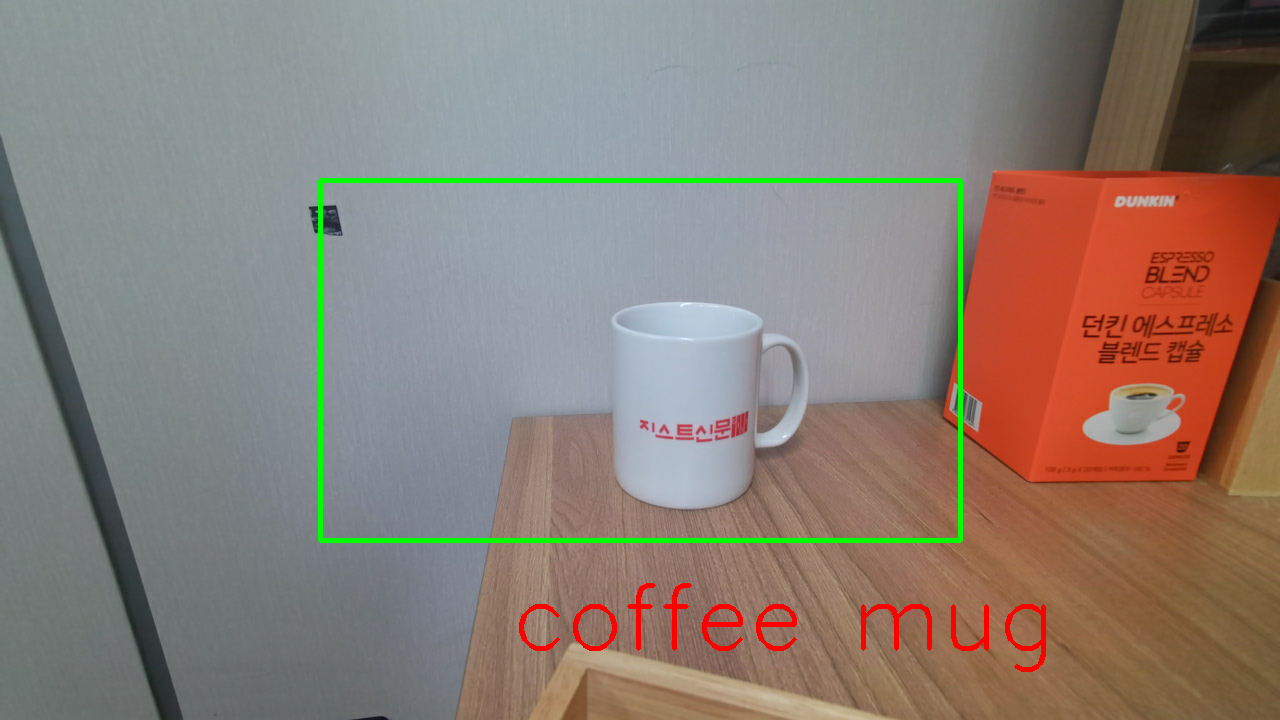
#> input picture imgs/image_classification.png, 1280 x 720 px, given in place of the camera
$ python orange_tracker.py
#> lines starting #> are read from the running program, lines starting #| are printed output that depends on the picture; after the words box and inside, x2 and y2 are one past the last pixel; in counts of white or black regions, pixels touching at a corner belong together
from collections import deque
import numpy as np
import argparse
import imutils
import cv2
import time
import pandas as pd
import matplotlib.pyplot as plt


ap = argparse.ArgumentParser()
ap.add_argument("-v", "--video",
	help="path to the (optional) video file")
ap.add_argument("-b", "--buffer", type=int, default=64,
	help="max buffer size")
args = vars(ap.parse_args())

orangeLower = (0, 120, 200)
orangeUpper = (18, 255, 255)
pts = deque(maxlen=args["buffer"])

if not args.get("video", False):
	camera = cv2.VideoCapture(0)
	camera.set(3, 160)
	camera.set(4, 120)

else:
	camera = cv2.VideoCapture(args["video"])

Data_Features = ['x', 'y', 'time']
Data_Points = pd.DataFrame(data = None, columns = Data_Features , dtype = float)


start = time.time()

while True:
	(grabbed, frame) = camera.read()
#> frame is the input picture: shape (720, 1280, 3); mean B, G, R 117.8, 126.3, 139.8

	current_time = time.time() - start

	if args.get("video") and not grabbed:
		break
	frame = imutils.resize(frame, width=1800)
#> frame: shape (1012, 1800, 3)
	hsv = cv2.cvtColor(frame, cv2.COLOR_BGR2HSV)
#> hsv: shape (1012, 1800, 3); mean H, S, V 66.6, 63.9, 150.3
	mask = cv2.inRange(hsv, orangeLower, orangeUpper)
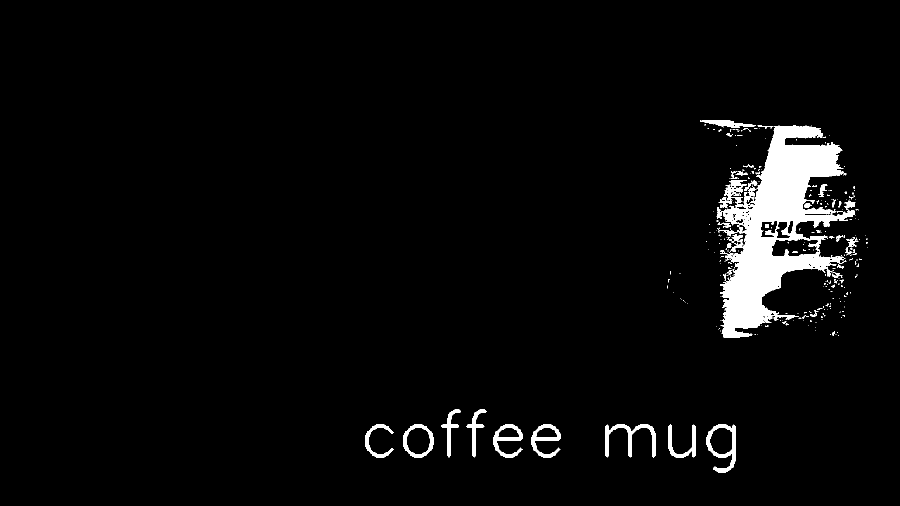
#> mask: shape (1012, 1800) (shown at 1/2 size); 3.5% white; 320 white regions (269 under 20 px), largest, box (x1, y1, x2, y2) and area: (1434, 251, 1711, 676) 47919, (1211, 849, 1311, 915) 1831, (1413, 849, 1471, 945) 1790
	mask = cv2.erode(mask, None, iterations=2)
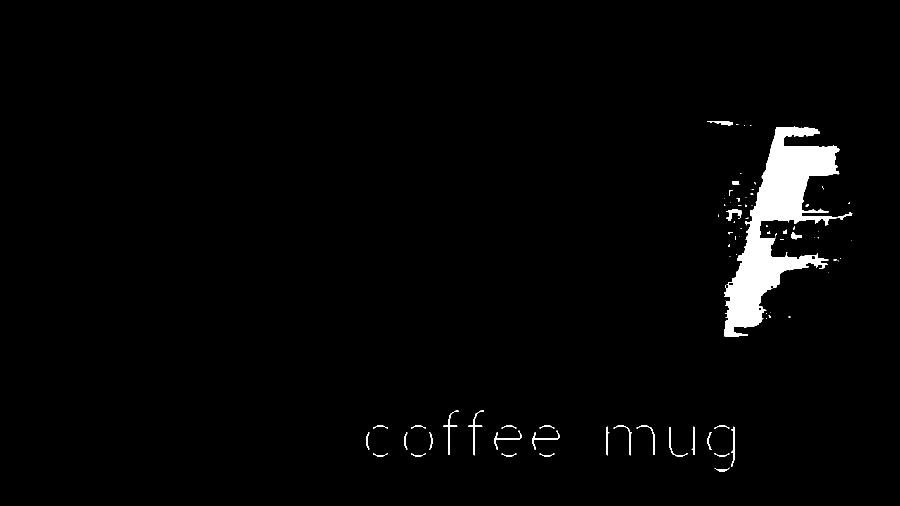
#> mask: shape (1012, 1800) (shown at 1/2 size); 2.2% white; 83 white regions (48 under 20 px), largest, box (x1, y1, x2, y2) and area: (1448, 253, 1705, 674) 35532, (936, 821, 968, 911) 353, (886, 821, 918, 910) 351
	mask = cv2.dilate(mask, None, iterations=2)
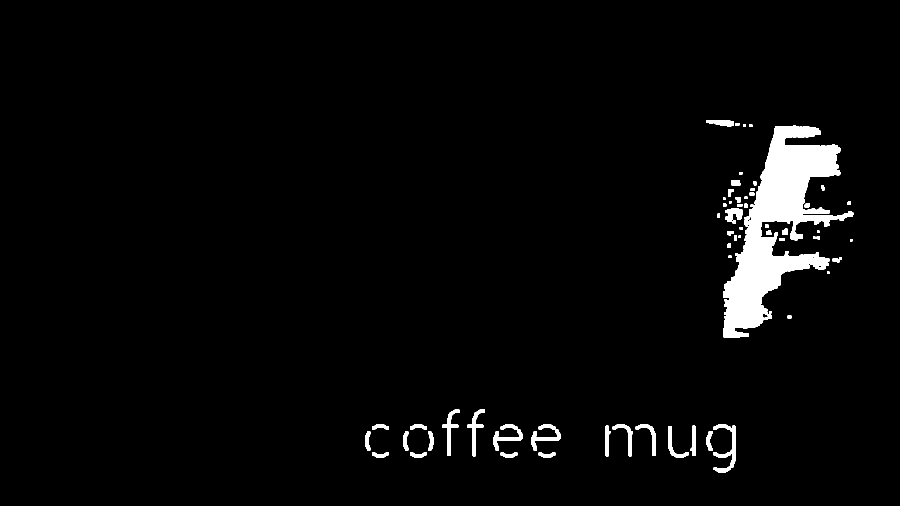
#> mask: shape (1012, 1800) (shown at 1/2 size); 3.1% white; 63 white regions

	cnts = cv2.findContours(mask.copy(), cv2.RETR_EXTERNAL,
		cv2.CHAIN_APPROX_SIMPLE)[-2]
#> cnts = 63 contours, 8 with area under 20; largest, box (x1, y1, x2, y2) and area: (1446, 251, 1707, 676) 40290, (1427, 849, 1471, 945) 1192, (1063, 849, 1121, 901) 840, (987, 849, 1045, 901) 838, (934, 819, 970, 913) 786
	center = None

	if len(cnts) > 0:
		c = max(cnts, key=cv2.contourArea)
#> c = contour of 828 points, box (x1, y1, x2, y2) (1446, 251, 1707, 676), area 40290
		((x, y), radius) = cv2.minEnclosingCircle(c)
#> x = 1542; y = 465.5; radius = 229.6
		M = cv2.moments(c)
#> M = moments, m00 40290, centre m10/m00, m01/m00 = (1553.8, 449.9)
		center = (int(M["m10"] / M["m00"]), int(M["m01"] / M["m00"]))
#> center = (1553, 449)

		if (radius < 300) & (radius > 10 ) :
			cv2.circle(frame, (int(x), int(y)), int(radius),
				(0, 255, 255), 2)
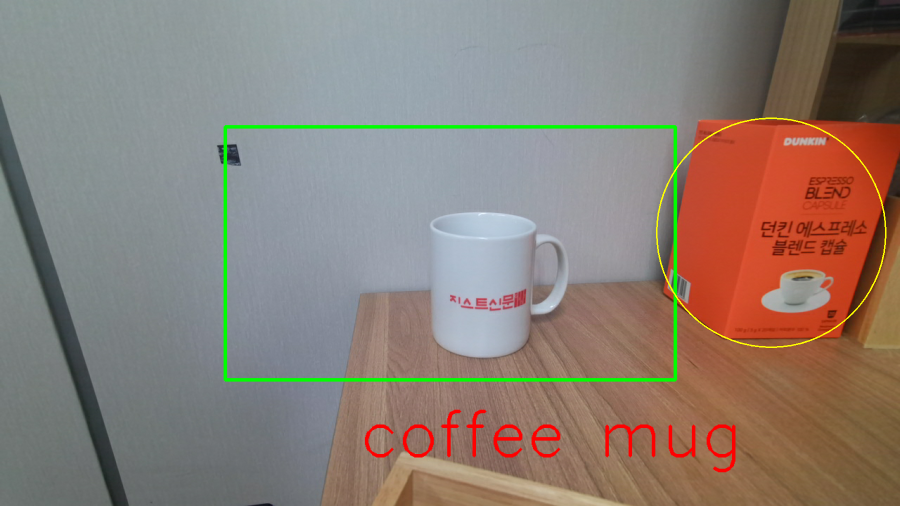
#> frame: shape (1012, 1800, 3) (shown at 1/2 size); mean B, G, R 117.6, 126.6, 140
			cv2.circle(frame, center, 5, (0, 0, 255), -1)
#> frame: shape (1012, 1800, 3); under 0.01% of pixels changed, all inside (x1, y1, x2, y2) = (1548, 444, 1559, 455)

			Data_Points.loc[Data_Points.size/3] = [x , y, current_time]
			print(current_time)

	# update the points queue
	pts.appendleft(center)

	# loop over the set of tracked points
	for i in range(1, len(pts)):
		# if either of the tracked points are None, ignore
		# them
		if pts[i - 1] is None or pts[i] is None:
			continue

		# otherwise, compute the thickness of the line and
		# draw the connecting lines
		thickness = int(np.sqrt(args["buffer"] / float(i + 1)) * 2.5)
		cv2.line(frame, pts[i - 1], pts[i], (0, 0, 255), thickness)

	# show the frame to our screen
	cv2.imshow("Frame", frame)
	key = cv2.waitKey(1) & 0xFF
#> (key q is pressed here)

	# if the 'q' key is pressed, stop the loop
	if key == ord("q"):
		break

#'h' is the focal length of the camera
#'X0' is the correction term of shifting of x-axis
#'Y0' is the correction term ofshifting of y-axis
#'time0' is the correction term for correction of starting of time
h = 0.2
X0 = -3
Y0 = 20
time0 = 0
theta0 = 0.3

#Applying the correction terms to obtain actual experimental data
Data_Points['x'] = Data_Points['x']- X0
Data_Points['y'] = Data_Points['y'] - Y0
Data_Points['time'] = Data_Points['time'] - time0

#Calulataion of theta value
Data_Points['theta'] = 2 * np.arctan(Data_Points['y']*0.0000762/h)#the factor correspons to pixel length in real life
Data_Points['theta'] = Data_Points['theta'] - theta0

#Creating the 'Theta' vs 'Time' plot
plt.plot(Data_Points['theta'], Data_Points['time'])
plt.xlabel('Theta')
plt.ylabel('Time')

#Export The Data Points As cvs File and plot
Data_Points.to_csv('Data_Set.csv', sep=",")
plt.savefig('Time_vs_Theta_Graph.svg', transparent= True)
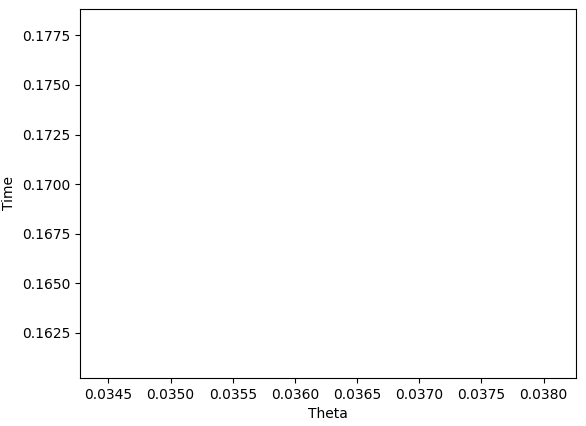
#> figure drawn by matplotlib, 1 panel

# cleanup the camera and close any open windows
camera.release()
cv2.destroyAllWindows()

$ run again, on imgs/object_detection.png
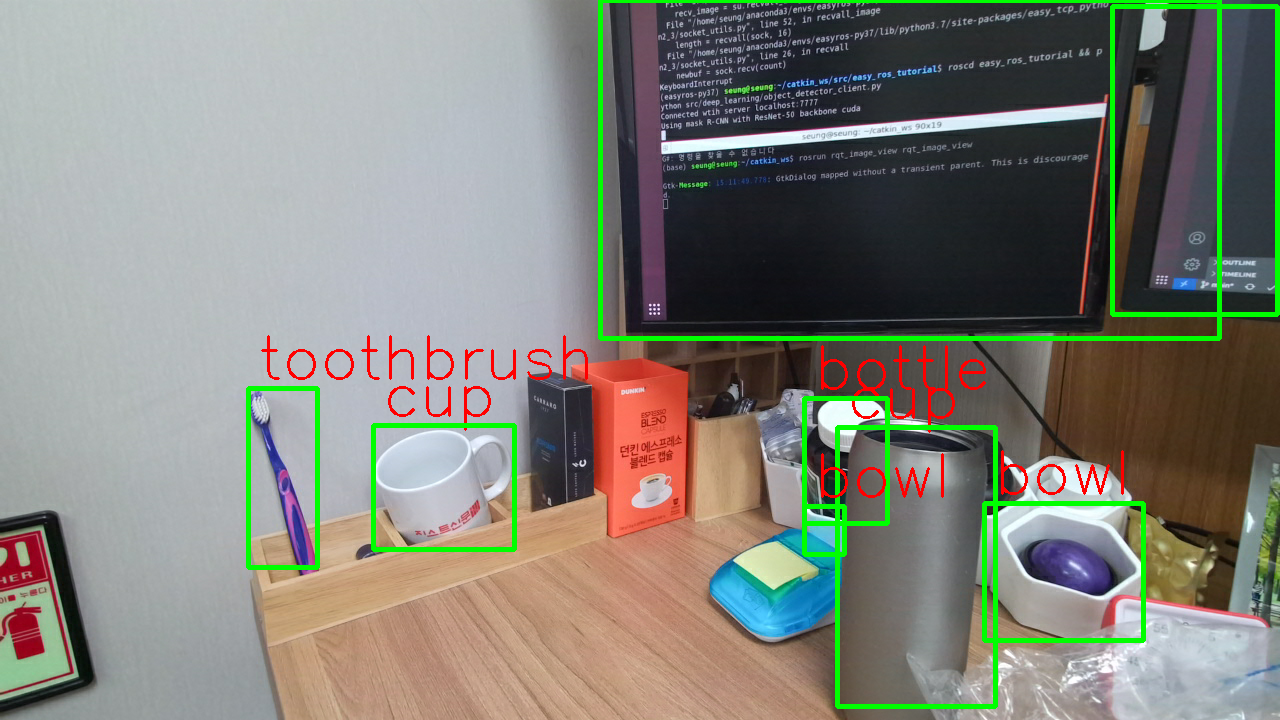
#> input picture imgs/object_detection.png, 1280 x 720 px, given in place of the camera
#> frame is the input picture: shape (720, 1280, 3); mean B, G, R 120.6, 130.1, 129.7
#> hsv: shape (1012, 1800, 3); mean H, S, V 78.2, 58.5, 145.9
#> `mask = cv2.dilate(mask, None, iterations=2)`:
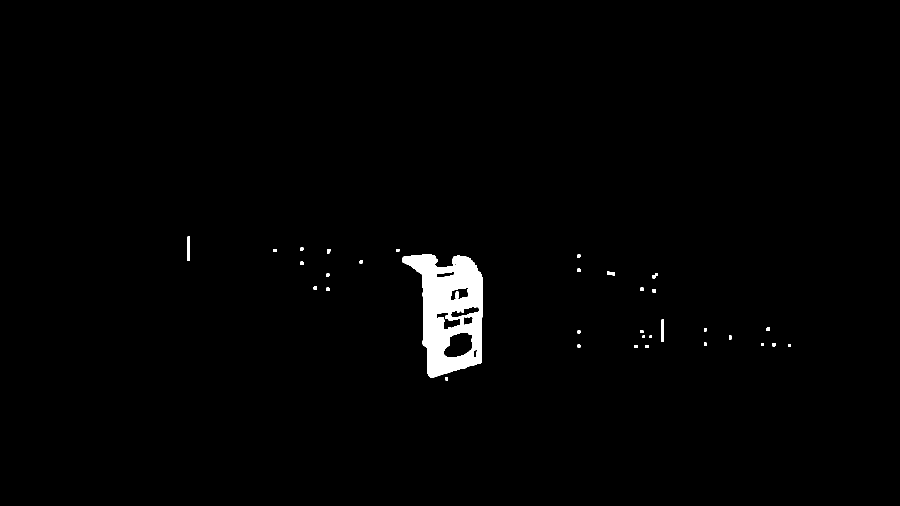
#> mask: shape (1012, 1800) (shown at 1/2 size); 1.3% white; 36 white regions
#> cnts = 33 contours, 2 with area under 20; largest, box (x1, y1, x2, y2) and area: (805, 509, 966, 755) 26160, (375, 473, 380, 522) 192, (1323, 639, 1328, 684) 176, (1214, 543, 1230, 551) 73, (1305, 546, 1316, 557) 51
#> c = contour of 228 points, box (x1, y1, x2, y2) (805, 509, 966, 755), area 26160
#> x = 878.2; y = 623.7; radius = 131.6
#> M = moments, m00 26160, centre m10/m00, m01/m00 = (900.9, 625.5)
#> center = (900, 625)
#> `plt.savefig('Time_vs_Theta_Graph.svg', transparent= True)`:
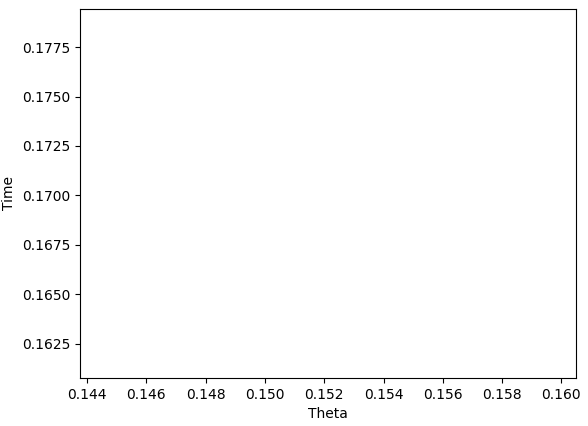
#> figure drawn by matplotlib, 1 panel
